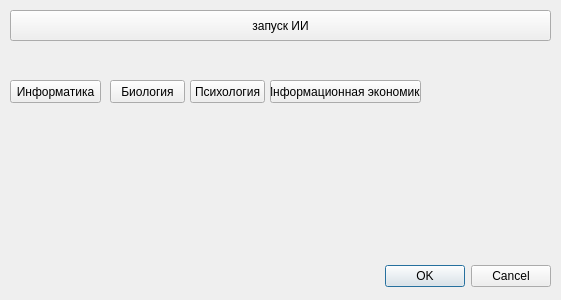
<?xml version="1.0" encoding="UTF-8"?>
<ui version="4.0">
 <class>Dialog</class>
 <widget class="QDialog" name="Dialog">
  <property name="geometry">
   <rect>
    <x>0</x>
    <y>0</y>
    <width>561</width>
    <height>300</height>
   </rect>
  </property>
  <property name="windowTitle">
   <string>Dialog</string>
  </property>
  <widget class="QDialogButtonBox" name="buttonBox">
   <property name="geometry">
    <rect>
     <x>380</x>
     <y>260</y>
     <width>171</width>
     <height>32</height>
    </rect>
   </property>
   <property name="orientation">
    <enum>Qt::Horizontal</enum>
   </property>
   <property name="standardButtons">
    <set>QDialogButtonBox::Cancel|QDialogButtonBox::Ok</set>
   </property>
  </widget>
  <widget class="QPushButton" name="pushButton">
   <property name="geometry">
    <rect>
     <x>10</x>
     <y>10</y>
     <width>541</width>
     <height>31</height>
    </rect>
   </property>
   <property name="text">
    <string>запуск ИИ</string>
   </property>
  </widget>
  <widget class="QPushButton" name="pushButton_2">
   <property name="geometry">
    <rect>
     <x>10</x>
     <y>80</y>
     <width>91</width>
     <height>23</height>
    </rect>
   </property>
   <property name="text">
    <string>Информатика</string>
   </property>
  </widget>
  <widget class="QPushButton" name="pushButton_3">
   <property name="geometry">
    <rect>
     <x>190</x>
     <y>80</y>
     <width>75</width>
     <height>23</height>
    </rect>
   </property>
   <property name="text">
    <string>Психология</string>
   </property>
  </widget>
  <widget class="QPushButton" name="pushButton_4">
   <property name="geometry">
    <rect>
     <x>110</x>
     <y>80</y>
     <width>75</width>
     <height>23</height>
    </rect>
   </property>
   <property name="text">
    <string>Биология</string>
   </property>
  </widget>
  <widget class="QPushButton" name="pushButton_5">
   <property name="geometry">
    <rect>
     <x>270</x>
     <y>80</y>
     <width>151</width>
     <height>23</height>
    </rect>
   </property>
   <property name="text">
    <string>Информационная экономика</string>
   </property>
  </widget>
 </widget>
 <resources/>
 <connections>
  <connection>
   <sender>buttonBox</sender>
   <signal>accepted()</signal>
   <receiver>Dialog</receiver>
   <slot>accept()</slot>
   <hints>
    <hint type="sourcelabel">
     <x>248</x>
     <y>254</y>
    </hint>
    <hint type="destinationlabel">
     <x>157</x>
     <y>274</y>
    </hint>
   </hints>
  </connection>
  <connection>
   <sender>buttonBox</sender>
   <signal>rejected()</signal>
   <receiver>Dialog</receiver>
   <slot>reject()</slot>
   <hints>
    <hint type="sourcelabel">
     <x>316</x>
     <y>260</y>
    </hint>
    <hint type="destinationlabel">
     <x>286</x>
     <y>274</y>
    </hint>
   </hints>
  </connection>
 </connections>
</ui>
